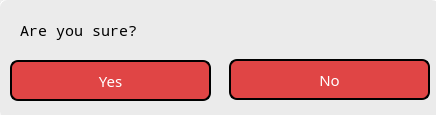
<?xml version="1.0" encoding="UTF-8"?>
<ui version="4.0">
 <class>EnsureDialog</class>
 <widget class="QDialog" name="EnsureDialog">
  <property name="geometry">
   <rect>
    <x>0</x>
    <y>0</y>
    <width>436</width>
    <height>115</height>
   </rect>
  </property>
  <property name="windowTitle">
   <string>Remove</string>
  </property>
  <widget class="QLabel" name="LabelStoreItemName">
   <property name="geometry">
    <rect>
     <x>20</x>
     <y>10</y>
     <width>521</width>
     <height>41</height>
    </rect>
   </property>
   <property name="font">
    <font>
     <family>Noto Mono</family>
     <pointsize>11</pointsize>
    </font>
   </property>
   <property name="styleSheet">
    <string notr="true"/>
   </property>
   <property name="text">
    <string>Are you sure?</string>
   </property>
  </widget>
  <widget class="QWidget" name="widget" native="true">
   <property name="geometry">
    <rect>
     <x>-1</x>
     <y>-1</y>
     <width>441</width>
     <height>121</height>
    </rect>
   </property>
   <property name="styleSheet">
    <string notr="true">border: 1px solid white;
background-color: rgb(235, 235, 235);
border-radius: 8px;</string>
   </property>
   <widget class="QPushButton" name="CancelButton">
    <property name="geometry">
     <rect>
      <x>230</x>
      <y>60</y>
      <width>201</width>
      <height>41</height>
     </rect>
    </property>
    <property name="font">
     <font>
      <family>Noto Sans</family>
      <pointsize>11</pointsize>
     </font>
    </property>
    <property name="styleSheet">
     <string notr="true">QPushButton {
	color:white;
	border: 2px solid black;
	border-radius: 8px;
	background-color: rgba(220, 0, 0, 180);
}
QPushButton:hover {
	background-color: rgba(180, 0, 0, 200);
}
QPushButton:pressed {
	background-color: rgba(140, 0, 0, 200);
}</string>
    </property>
    <property name="text">
     <string>No</string>
    </property>
    <property name="iconSize">
     <size>
      <width>25</width>
      <height>25</height>
     </size>
    </property>
   </widget>
  </widget>
  <widget class="QPushButton" name="AcceptButton">
   <property name="geometry">
    <rect>
     <x>10</x>
     <y>60</y>
     <width>201</width>
     <height>41</height>
    </rect>
   </property>
   <property name="font">
    <font>
     <family>Noto Sans</family>
     <pointsize>11</pointsize>
    </font>
   </property>
   <property name="styleSheet">
    <string notr="true">QPushButton {
	color:white;
	border: 2px solid black;
	border-radius: 8px;
	background-color: rgba(220, 0, 0, 180);
}
QPushButton:hover {
	background-color: rgba(180, 0, 0, 200);
}
QPushButton:pressed {
	background-color: rgba(140, 0, 0, 200);
}</string>
   </property>
   <property name="text">
    <string>Yes</string>
   </property>
   <property name="iconSize">
    <size>
     <width>25</width>
     <height>25</height>
    </size>
   </property>
  </widget>
  <zorder>widget</zorder>
  <zorder>LabelStoreItemName</zorder>
  <zorder>AcceptButton</zorder>
 </widget>
 <resources/>
 <connections/>
</ui>
